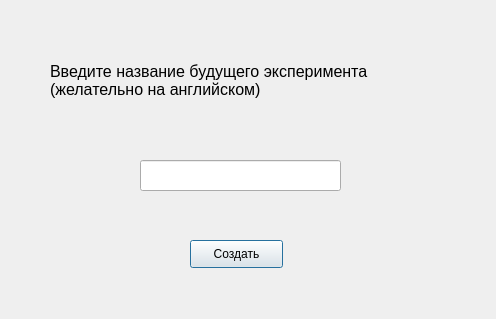
<?xml version="1.0" encoding="UTF-8"?>
<ui version="4.0">
 <class>Dialog</class>
 <widget class="QDialog" name="Dialog">
  <property name="geometry">
   <rect>
    <x>0</x>
    <y>0</y>
    <width>496</width>
    <height>319</height>
   </rect>
  </property>
  <property name="windowTitle">
   <string>Dialog</string>
  </property>
  <widget class="QPushButton" name="ssozdt">
   <property name="geometry">
    <rect>
     <x>190</x>
     <y>240</y>
     <width>93</width>
     <height>28</height>
    </rect>
   </property>
   <property name="text">
    <string>Создать</string>
   </property>
  </widget>
  <widget class="QLineEdit" name="line">
   <property name="geometry">
    <rect>
     <x>140</x>
     <y>160</y>
     <width>201</width>
     <height>31</height>
    </rect>
   </property>
  </widget>
  <widget class="QLabel" name="label">
   <property name="geometry">
    <rect>
     <x>50</x>
     <y>50</y>
     <width>441</width>
     <height>61</height>
    </rect>
   </property>
   <property name="font">
    <font>
     <pointsize>12</pointsize>
    </font>
   </property>
   <property name="text">
    <string>Введите название будущего эксперимента
(желательно на английском)</string>
   </property>
  </widget>
 </widget>
 <resources/>
 <connections/>
</ui>
